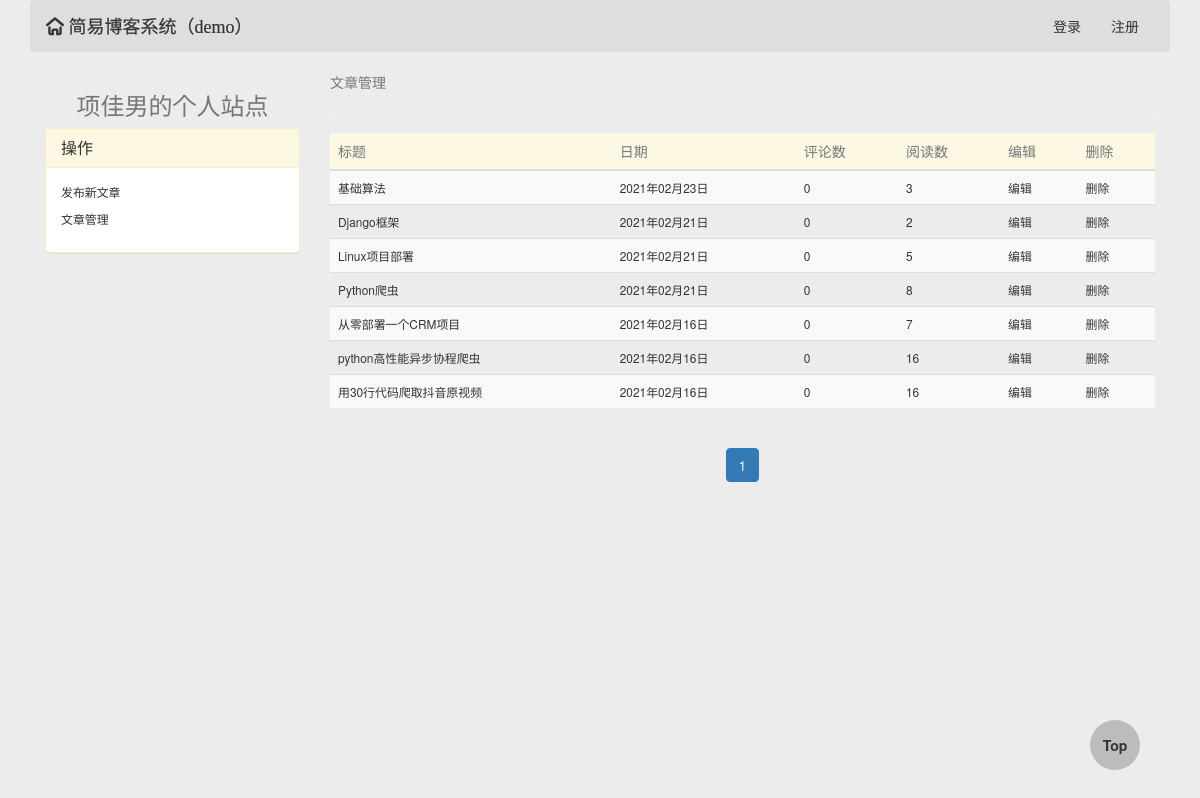
Page /项佳男/article_manager/ on the earlier database version.
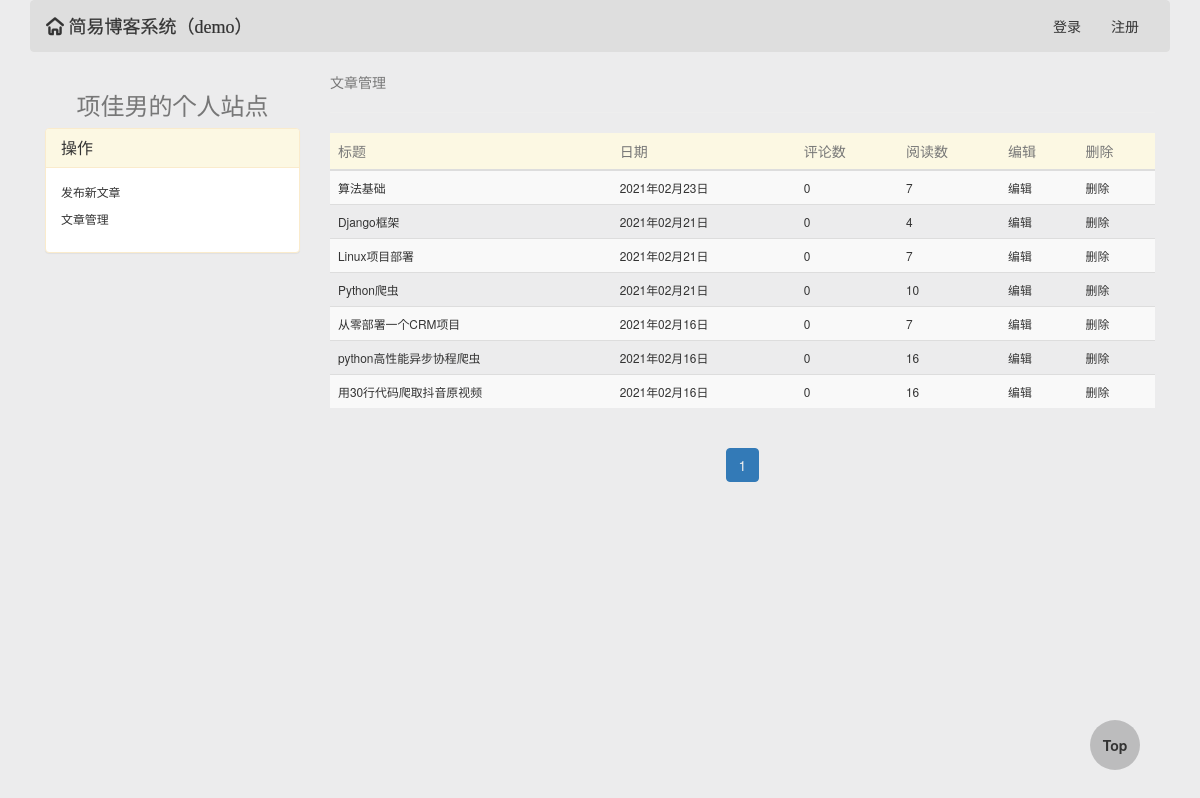
Same page on the later database version.
### blog/models.py (models this page shows, shortened)
class Article(models.Model):
    title = models.CharField(max_length=64, verbose_name='文章标题')
    desc = models.CharField(max_length=256, verbose_name='文章描述信息')
    create_time = models.DateTimeField(auto_now_add=True, verbose_name='文章创建日期')
    content = models.TextField()
    view_count = models.IntegerField(default=0)
    like_count = models.IntegerField(default=0)
    dislike_count = models.IntegerField(default=0)
    comment_count = models.IntegerField(default=0)
    user = models.ForeignKey('UserInfo', on_delete=models.CASCADE)
    tag = models.ManyToManyField('Tag')

### blog/templatetags/my_tags.py (called while the page is built)
@register.inclusion_tag('parts/header.html')
def get_header_style(request):
    form_login = UserFormLogin()
    form_reg = UserFormReg()
    username = UserInfo.objects.filter(username=request.user.username).first()
    blog_site = BlogSite.objects.filter(userinfo=username).first()
    return {'form_login': form_login, 'form_reg': form_reg, 'request': request, 'blog_site': blog_site}

@register.inclusion_tag('parts/paginator.html')
def get_paginator_style(current_page, page_range, current_page_num):
    return {'current_page': current_page, 'page_range': page_range, 'current_page_num': current_page_num}

@register.inclusion_tag('parts/side-left-manager.html')
def get_side_left_manager_style(request, username):
    blog_site = BlogSite.objects.filter(userinfo__username=username).first()
    return {'request': request, 'username': username, 'blog_site': blog_site}

### blog/views.py (called while the page is built)
def user_article_manager(request, username):
    article_list = Article.objects.filter(user__username=username).order_by('-create_time')
    current_page, page_range, current_page_num = my_paginator(request, article_list, 10)
    return render(request, 'user-article-manager.html', locals())

### templates/user-article-manager.html (shortened to what this page needs)
{% extends "base0.html" %}
{% block body %}
    <div class="header">
        {% load my_tags %}
        {% get_header_style request %}
    </div>
    <div class="col-md-3">
        {% load my_tags %}
        {% get_side_left_manager_style request username %}
    </div>
    <div class="col-md-9">
        <span class="text-muted">文章管理</span>
        <hr>
        <table class="table table-striped table-hover">
            <thead>
            <tr class="warning text-muted">
                <th>标题</th>
                <th>日期</th>
                <th>评论数</th>
                <th>阅读数</th>
                <th>编辑</th>
                <th>删除</th>
            </tr>
            </thead>
            <tbody>
            {% for article in current_page %}
                <tr class="small">
                    <td><a href="/{{ article.user.username }}/articles/{{ article.id }}">{{ article.title }}</a></td>
                    <td>{{ article.create_time|date:'Y年m月d日' }}</td>
                    <td>{{ article.comment_count }}</td>
                    <td>{{ article.view_count }}</td>
                    <th><a href="/{{ username }}/article_manager/article_change/{{ article.id }}">编辑</a></th>
                    <th><a href="/{{ username }}/article_manager/article_delete/{{ article.id }}/">删除</a></th>
                </tr>
            {% endfor %}
            </tbody>
        </table>
        {% load my_tags %}
        {% get_paginator_style current_page page_range current_page_num %}
    </div>
{% endblock %}

Differences in the rows shown:
changed Article: title "基础算法" → "算法基础"; view_count "3" → "7"
changed Article "Django框架": view_count "2" → "4"
changed Article "Linux项目部署": view_count "5" → "7"
changed Article "Python爬虫": view_count "8" → "10"
